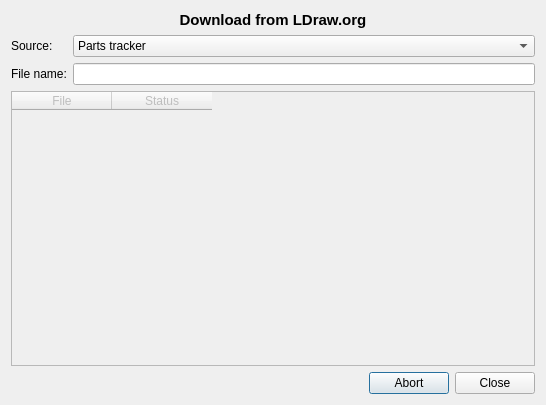
<?xml version="1.0" encoding="UTF-8"?>
<ui version="4.0">
 <class>DownloadFrom</class>
 <widget class="QDialog" name="DownloadFrom">
  <property name="geometry">
   <rect>
    <x>0</x>
    <y>0</y>
    <width>546</width>
    <height>405</height>
   </rect>
  </property>
  <property name="windowTitle">
   <string>Download from LDraw.org</string>
  </property>
  <layout class="QVBoxLayout" name="verticalLayout">
   <item>
    <widget class="QLabel" name="label">
     <property name="font">
      <font>
       <pointsize>11</pointsize>
       <weight>75</weight>
       <bold>true</bold>
      </font>
     </property>
     <property name="text">
      <string>Download from LDraw.org</string>
     </property>
     <property name="alignment">
      <set>Qt::AlignCenter</set>
     </property>
    </widget>
   </item>
   <item>
    <layout class="QFormLayout" name="formLayout">
     <property name="fieldGrowthPolicy">
      <enum>QFormLayout::ExpandingFieldsGrow</enum>
     </property>
     <item row="0" column="0">
      <widget class="QLabel" name="label_2">
       <property name="text">
        <string>Source:</string>
       </property>
      </widget>
     </item>
     <item row="0" column="1">
      <widget class="QComboBox" name="source">
       <property name="sizePolicy">
        <sizepolicy hsizetype="MinimumExpanding" vsizetype="Fixed">
         <horstretch>0</horstretch>
         <verstretch>0</verstretch>
        </sizepolicy>
       </property>
       <item>
        <property name="text">
         <string>Parts tracker</string>
        </property>
       </item>
       <item>
        <property name="text">
         <string>Custom URL</string>
        </property>
       </item>
      </widget>
     </item>
     <item row="1" column="0">
      <widget class="QLabel" name="fileNameLabel">
       <property name="text">
        <string>File name:</string>
       </property>
      </widget>
     </item>
     <item row="1" column="1">
      <widget class="QLineEdit" name="fname"/>
     </item>
    </layout>
   </item>
   <item>
    <widget class="QTableWidget" name="progress">
     <property name="enabled">
      <bool>false</bool>
     </property>
     <property name="editTriggers">
      <set>QAbstractItemView::NoEditTriggers</set>
     </property>
     <property name="selectionMode">
      <enum>QAbstractItemView::NoSelection</enum>
     </property>
     <attribute name="verticalHeaderVisible">
      <bool>false</bool>
     </attribute>
     <column>
      <property name="text">
       <string>File</string>
      </property>
      <property name="font">
       <font>
        <weight>50</weight>
        <bold>false</bold>
       </font>
      </property>
     </column>
     <column>
      <property name="text">
       <string>Status</string>
      </property>
     </column>
    </widget>
   </item>
   <item>
    <widget class="QDialogButtonBox" name="buttonBox">
     <property name="orientation">
      <enum>Qt::Horizontal</enum>
     </property>
     <property name="standardButtons">
      <set>QDialogButtonBox::Abort|QDialogButtonBox::Close</set>
     </property>
    </widget>
   </item>
  </layout>
 </widget>
 <resources/>
 <connections>
  <connection>
   <sender>buttonBox</sender>
   <signal>rejected()</signal>
   <receiver>DownloadFrom</receiver>
   <slot>reject()</slot>
   <hints>
    <hint type="sourcelabel">
     <x>322</x>
     <y>312</y>
    </hint>
    <hint type="destinationlabel">
     <x>286</x>
     <y>274</y>
    </hint>
   </hints>
  </connection>
 </connections>
</ui>
